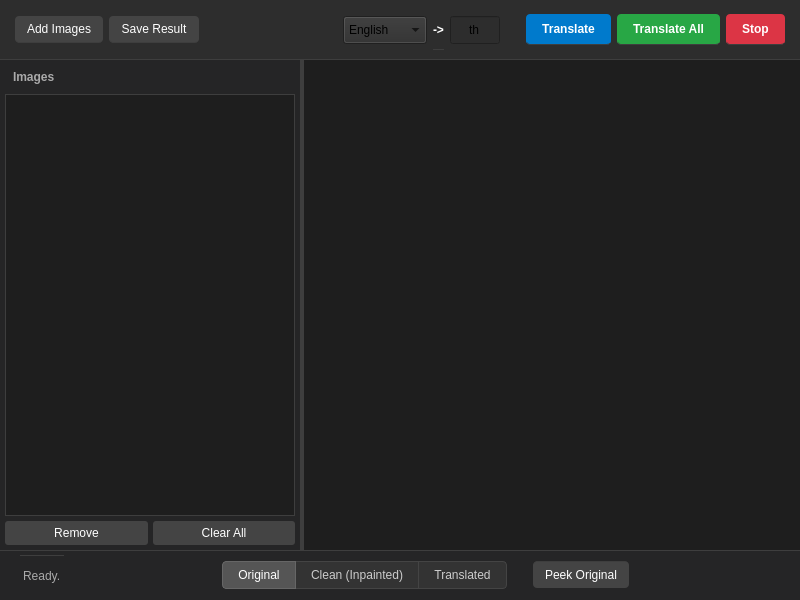
<?xml version="1.0" encoding="UTF-8"?>
<ui version="4.0">
 <class>ImageTranslationWidget</class>
 <widget class="QWidget" name="ImageTranslationWidget">
  <property name="geometry">
   <rect>
    <x>0</x>
    <y>0</y>
    <width>800</width>
    <height>600</height>
   </rect>
  </property>
  <layout class="QVBoxLayout" name="mainLayout">
   <property name="leftMargin">
    <number>0</number>
   </property>
   <property name="topMargin">
    <number>0</number>
   </property>
   <property name="rightMargin">
    <number>0</number>
   </property>
   <property name="bottomMargin">
    <number>0</number>
   </property>
   <property name="spacing">
    <number>0</number>
   </property>
   <item>
    <widget class="QWidget" name="topToolbar" native="true">
     <property name="minimumSize">
      <size>
       <width>0</width>
       <height>60</height>
      </size>
     </property>
     <property name="maximumSize">
      <size>
       <width>16777215</width>
       <height>60</height>
      </size>
     </property>
     <property name="styleSheet">
      <string notr="true">background-color: #2D2D2D; border-bottom: 1px solid #3E3E3E;</string>
     </property>
     <layout class="QHBoxLayout" name="toolbarLayout">
      <property name="leftMargin">
       <number>15</number>
      </property>
      <property name="topMargin">
       <number>10</number>
      </property>
      <property name="rightMargin">
       <number>15</number>
      </property>
      <property name="bottomMargin">
       <number>10</number>
      </property>
      <item>
       <widget class="QPushButton" name="m_btnLoad">
        <property name="text">
         <string>Add Images</string>
        </property>
        <property name="icon">
         <iconset theme="document-open"/>
        </property>
        <property name="styleSheet">
         <string notr="true">QPushButton { padding: 6px 12px; background-color: #444; border-radius: 4px; color: white; } QPushButton:hover { background-color: #555; }</string>
        </property>
       </widget>
      </item>
      <item>
       <widget class="QPushButton" name="m_btnSave">
        <property name="enabled">
         <bool>false</bool>
        </property>
        <property name="text">
         <string>Save Result</string>
        </property>
        <property name="styleSheet">
         <string notr="true">QPushButton { padding: 6px 12px; background-color: #444; border-radius: 4px; color: white; } QPushButton:hover { background-color: #555; }</string>
        </property>
       </widget>
      </item>
      <item>
       <spacer name="horizontalSpacer">
        <property name="orientation">
         <enum>Qt::Horizontal</enum>
        </property>
        <property name="sizeHint" stdset="0">
         <size>
          <width>40</width>
          <height>20</height>
         </size>
        </property>
       </spacer>
      </item>
      <item>
       <widget class="QComboBox" name="m_comboSourceLang">
        <property name="styleSheet">
         <string notr="true">padding: 5px;</string>
        </property>
        <item>
         <property name="text">
          <string>English</string>
         </property>
        </item>
        <item>
         <property name="text">
          <string>Japanese</string>
         </property>
        </item>
        <item>
         <property name="text">
          <string>Chinese</string>
         </property>
        </item>
        <item>
         <property name="text">
          <string>Korean</string>
         </property>
        </item>
       </widget>
      </item>
      <item>
       <widget class="QLabel" name="arrowLabel">
        <property name="text">
         <string>-&gt;</string>
        </property>
        <property name="styleSheet">
         <string notr="true">color: white; font-weight: bold;</string>
        </property>
       </widget>
      </item>
      <item>
       <widget class="QLineEdit" name="m_editTargetLang">
        <property name="text">
         <string>th</string>
        </property>
        <property name="alignment">
         <set>Qt::AlignCenter</set>
        </property>
        <property name="maximumSize">
         <size>
          <width>50</width>
          <height>16777215</height>
         </size>
        </property>
        <property name="styleSheet">
         <string notr="true">padding: 5px;</string>
        </property>
       </widget>
      </item>
      <item>
       <spacer name="horizontalSpacer_2">
        <property name="orientation">
         <enum>Qt::Horizontal</enum>
        </property>
        <property name="sizeType">
         <enum>QSizePolicy::Fixed</enum>
        </property>
        <property name="sizeHint" stdset="0">
         <size>
          <width>20</width>
          <height>20</height>
         </size>
        </property>
       </spacer>
      </item>
      <item>
       <widget class="QPushButton" name="m_btnTranslate">
        <property name="text">
         <string>Translate</string>
        </property>
        <property name="icon">
         <iconset theme="system-run"/>
        </property>
        <property name="styleSheet">
         <string notr="true">QPushButton { padding: 8px 16px; background-color: #007ACC; border-radius: 4px; color: white; font-weight: bold; } QPushButton:hover { background-color: #0098FF; }</string>
        </property>
       </widget>
      </item>
      <item>
       <widget class="QPushButton" name="m_btnTranslateAll">
        <property name="text">
         <string>Translate All</string>
        </property>
        <property name="styleSheet">
         <string notr="true">QPushButton { padding: 8px 16px; background-color: #28A745; border-radius: 4px; color: white; font-weight: bold; } QPushButton:hover { background-color: #2FCB50; }</string>
        </property>
       </widget>
      </item>
      <item>
       <widget class="QPushButton" name="m_btnStop">
        <property name="text">
         <string>Stop</string>
        </property>
        <property name="visible">
         <bool>false</bool>
        </property>
        <property name="styleSheet">
         <string notr="true">QPushButton { padding: 8px 16px; background-color: #DC3545; border-radius: 4px; color: white; font-weight: bold; } QPushButton:hover { background-color: #E04555; }</string>
        </property>
       </widget>
      </item>
     </layout>
    </widget>
   </item>
   <item>
    <widget class="QSplitter" name="splitter">
     <property name="orientation">
      <enum>Qt::Horizontal</enum>
     </property>
     <property name="styleSheet">
      <string notr="true">QSplitter::handle { background-color: #3E3E3E; }</string>
     </property>
     <widget class="QWidget" name="leftSidebar" native="true">
      <property name="minimumSize">
       <size>
        <width>180</width>
        <height>0</height>
       </size>
      </property>
      <property name="maximumSize">
       <size>
        <width>300</width>
        <height>16777215</height>
       </size>
      </property>
      <property name="styleSheet">
       <string notr="true">background-color: #252526;</string>
      </property>
      <layout class="QVBoxLayout" name="sidebarLayout">
       <property name="leftMargin">
        <number>5</number>
       </property>
       <property name="topMargin">
        <number>5</number>
       </property>
       <property name="rightMargin">
        <number>5</number>
       </property>
       <property name="bottomMargin">
        <number>5</number>
       </property>
       <property name="spacing">
        <number>5</number>
       </property>
       <item>
        <widget class="QLabel" name="sidebarTitle">
         <property name="text">
          <string>Images</string>
         </property>
         <property name="styleSheet">
          <string notr="true">color: #AAAAAA; font-weight: bold; padding: 5px;</string>
         </property>
        </widget>
       </item>
       <item>
        <widget class="QListWidget" name="m_imageListWidget">
         <property name="styleSheet">
          <string notr="true">QListWidget { background-color: #1E1E1E; border: 1px solid #3E3E3E; color: white; }
QListWidget::item { padding: 8px; border-bottom: 1px solid #333; }
QListWidget::item:selected { background-color: #094771; }
QListWidget::item:hover { background-color: #2A2D2E; }</string>
         </property>
         <property name="iconSize">
          <size>
           <width>40</width>
           <height>40</height>
          </size>
         </property>
        </widget>
       </item>
       <item>
        <layout class="QHBoxLayout" name="sidebarBtnLayout">
         <item>
          <widget class="QPushButton" name="m_btnRemove">
           <property name="text">
            <string>Remove</string>
           </property>
           <property name="styleSheet">
            <string notr="true">QPushButton { padding: 5px 10px; background-color: #444; border-radius: 3px; color: white; } QPushButton:hover { background-color: #555; }</string>
           </property>
          </widget>
         </item>
         <item>
          <widget class="QPushButton" name="m_btnClear">
           <property name="text">
            <string>Clear All</string>
           </property>
           <property name="styleSheet">
            <string notr="true">QPushButton { padding: 5px 10px; background-color: #444; border-radius: 3px; color: white; } QPushButton:hover { background-color: #555; }</string>
           </property>
          </widget>
         </item>
        </layout>
       </item>
      </layout>
     </widget>
     <widget class="QWidget" name="rightContent" native="true">
      <layout class="QVBoxLayout" name="rightLayout">
       <property name="leftMargin">
        <number>0</number>
       </property>
       <property name="topMargin">
        <number>0</number>
       </property>
       <property name="rightMargin">
        <number>0</number>
       </property>
       <property name="bottomMargin">
        <number>0</number>
       </property>
       <property name="spacing">
        <number>0</number>
       </property>
       <item>
        <widget class="QGraphicsView" name="m_imageView">
         <property name="styleSheet">
          <string notr="true">background-color: #1E1E1E; border: none;</string>
         </property>
         <property name="renderHints">
          <set>QPainter::Antialiasing</set>
         </property>
         <property name="dragMode">
          <enum>QGraphicsView::ScrollHandDrag</enum>
         </property>
        </widget>
       </item>
      </layout>
     </widget>
    </widget>
   </item>
   <item>
    <widget class="QWidget" name="bottomBar" native="true">
     <property name="minimumSize">
      <size>
       <width>0</width>
       <height>50</height>
      </size>
     </property>
     <property name="maximumSize">
      <size>
       <width>16777215</width>
       <height>50</height>
      </size>
     </property>
     <property name="styleSheet">
      <string notr="true">background-color: #252526; border-top: 1px solid #3E3E3E;</string>
     </property>
     <layout class="QHBoxLayout" name="bottomLayout">
      <property name="leftMargin">
       <number>20</number>
      </property>
      <property name="topMargin">
       <number>5</number>
      </property>
      <property name="rightMargin">
       <number>20</number>
      </property>
      <property name="bottomMargin">
       <number>5</number>
      </property>
      <item>
       <widget class="QLabel" name="m_statusLabel">
        <property name="text">
         <string>Ready.</string>
        </property>
        <property name="styleSheet">
         <string notr="true">color: #AAAAAA;</string>
        </property>
       </widget>
      </item>
      <item>
       <spacer name="horizontalSpacer_3">
        <property name="orientation">
         <enum>Qt::Horizontal</enum>
        </property>
        <property name="sizeHint" stdset="0">
         <size>
          <width>40</width>
          <height>20</height>
         </size>
        </property>
       </spacer>
      </item>
      <item>
       <layout class="QHBoxLayout" name="switcherLayout">
        <property name="spacing">
         <number>0</number>
        </property>
        <item>
         <widget class="QPushButton" name="m_btnViewOriginal">
          <property name="text">
           <string>Original</string>
          </property>
          <property name="checkable">
           <bool>true</bool>
          </property>
          <property name="checked">
           <bool>true</bool>
          </property>
          <property name="styleSheet">
           <string notr="true">QPushButton { padding: 6px 15px; background-color: #333; color: #CCC; border: 1px solid #444; border-top-left-radius: 4px; border-bottom-left-radius: 4px; } QPushButton:checked { background-color: #555; color: white; border: 1px solid #666; }</string>
          </property>
         </widget>
        </item>
        <item>
         <widget class="QPushButton" name="m_btnViewClean">
          <property name="text">
           <string>Clean (Inpainted)</string>
          </property>
          <property name="checkable">
           <bool>true</bool>
          </property>
          <property name="styleSheet">
           <string notr="true">QPushButton { padding: 6px 15px; background-color: #333; color: #CCC; border: 1px solid #444; border-radius: 0px; border-left: none; } QPushButton:checked { background-color: #555; color: white; border: 1px solid #666; }</string>
          </property>
         </widget>
        </item>
        <item>
         <widget class="QPushButton" name="m_btnViewTranslated">
          <property name="text">
           <string>Translated</string>
          </property>
          <property name="checkable">
           <bool>true</bool>
          </property>
          <property name="styleSheet">
           <string notr="true">QPushButton { padding: 6px 15px; background-color: #333; color: #CCC; border: 1px solid #444; border-top-right-radius: 4px; border-bottom-right-radius: 4px; border-left: none; } QPushButton:checked { background-color: #555; color: white; border: 1px solid #666; }</string>
          </property>
         </widget>
        </item>
       </layout>
      </item>
      <item>
       <widget class="QPushButton" name="m_btnPeekOriginal">
        <property name="text">
         <string>Peek Original</string>
        </property>
        <property name="styleSheet">
         <string notr="true">QPushButton { margin-left: 20px; padding: 6px 12px; background-color: #444; border-radius: 4px; color: white; } QPushButton:pressed { background-color: #666; }</string>
        </property>
       </widget>
      </item>
      <item>
       <spacer name="horizontalSpacer_4">
        <property name="orientation">
         <enum>Qt::Horizontal</enum>
        </property>
        <property name="sizeHint" stdset="0">
         <size>
          <width>40</width>
          <height>20</height>
         </size>
        </property>
       </spacer>
      </item>
     </layout>
    </widget>
   </item>
  </layout>
 </widget>
 <resources/>
 <connections/>
</ui>
